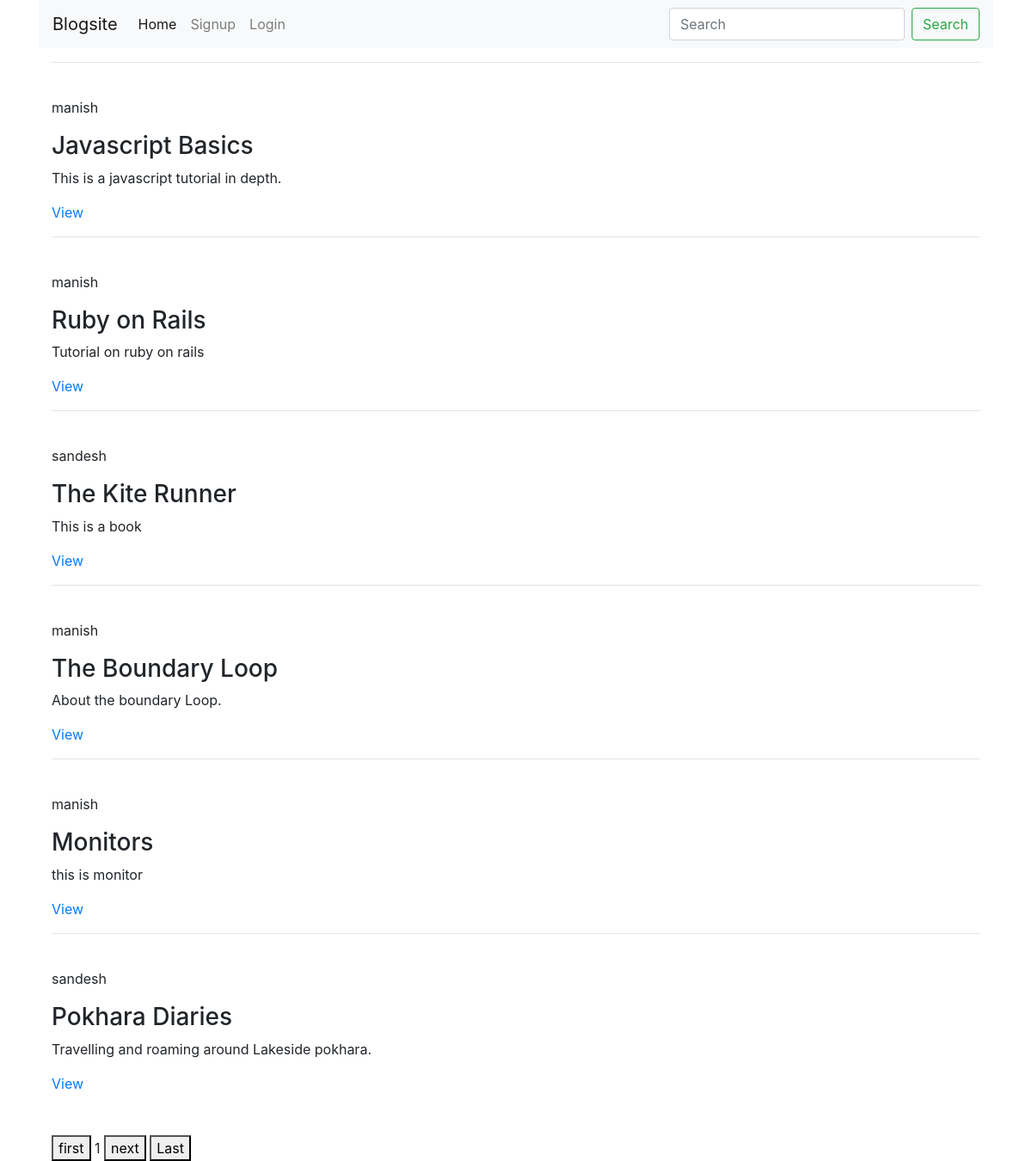
The page / on the database its author committed.
### posts/models.py (models this page shows, shortened)
class Post(models.Model):
    title = models.CharField(max_length=100)
    content = models.TextField()
    published_date = models.DateTimeField(auto_now=True)
    category = models.ForeignKey(Category, on_delete=models.CASCADE, null=True)
    user = models.ForeignKey(User,on_delete=models.CASCADE,null=True,blank=True)
    slug = models.SlugField(null=True, unique=True)

### posts/views.py (the view)
# urls.py: path("",views.blogs,name="blogs"),
def blogs(request):
    blogs = Post.objects.all()
    paginator = Paginator(blogs, 5)
    page_number = request.GET.get('page')
    page_obj = paginator.get_page(page_number)
    data = {'blogs':blogs, 'page_obj': page_obj}
    return render(request,'blogs.html',data)

### templates/blogs.html (shortened to what this page needs)
{% extends 'base.html' %}
{% load static %}
{% block content %}
<main>
	<div class="container">
		{% for blog in blogs %}
			<div>
				<hr>
				<br>
				<p>{{ blog.user }}</p>
				<h3>{{blog.title}}</h3>
				<p>{{blog.content}}</p>
				<a href="{% url 'blog_details' blog.slug %}">View</a>
			</div>
			{% endfor %}
				<br>
				<br>
			<div class="pagination">
				<span class="step-links">
					{% if page_obj.has_next %}
						<a href="?page=1"> <button>first</button></a>
						<span class="current">
							{{ page_obj.number }}
						</span>
						<a href="?page={{ page_obj.next_page_number }}"><button>next</button></a>
						<a href="?page={{ page_obj.paginator.num_pages }}"><button>Last</button></a>
					{% endif %}
				</span>
			</div>
	</div>
</main>
{% endblock %}

### rows shown on the page
Post: user "manish", title "Javascript Basics", content "This is a javascript tutorial in depth."
Post: user "manish", title "Ruby on Rails", content "Tutorial on ruby on rails"
Post: user "sandesh", title "The Kite Runner", content "This is a book"
Post: user "manish", title "The Boundary Loop", content "About the boundary Loop."
Post: user "manish", title "Monitors", content "this is monitor"
Post: user "sandesh", title "Pokhara Diaries", content "Travelling and roaming around Lakeside pokhara."

### other values the page prints
{{ page_obj.number }} "1"
